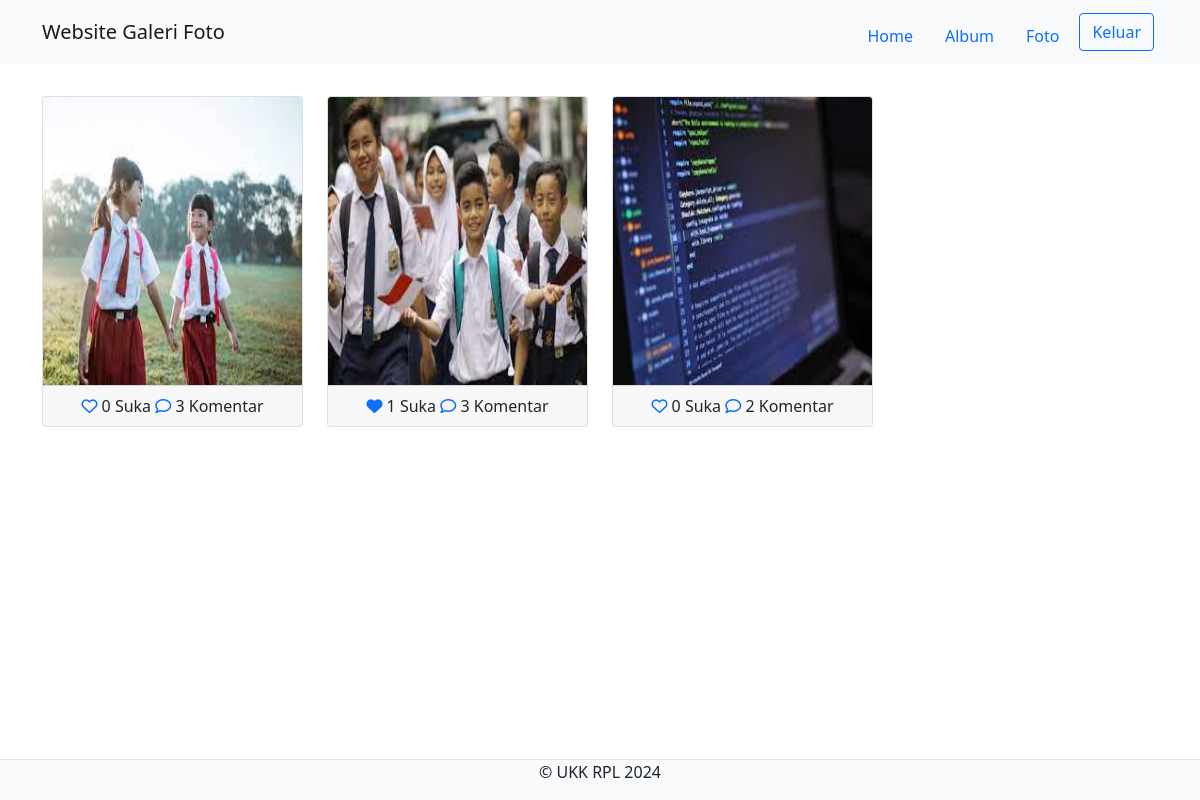
The page /admin/index.php (signed in) on the database its author committed.
### tables this page shows
CREATE TABLE `foto` (
  `fotoid` int(11) NOT NULL,
  `judulfoto` varchar(255) NOT NULL,
  `deskripsifoto` text NOT NULL,
  `tanggalunggah` date NOT NULL,
  `lokasifile` varchar(255) NOT NULL,
  `albumid` int(11) NOT NULL,
  `userid` int(11) NOT NULL
);

### admin/index.php (the view, shortened to what this page needs)
<?php
$userid = $_SESSION['userid'];
?>
<!DOCTYPE html>
<html>
<head>
	<link rel="stylesheet" type="text/css" href="../assets/css/bootstrap.min.css">
   <link rel="stylesheet" href="https://cdnjs.cloudflare.com/ajax/libs/font-awesome/6.5.1/css/all.min.css" />
</head>
<body>
<nav class="navbar navbar-expand-lg navbar-light bg-light">
  <div class="container">
    <a class="navbar-brand" href="index.php">Website Galeri Foto</a>
    <div class="collapse navbar-collapse mt-2" id="navbarNavAltMarkup">
      <a href="home.php" class="nav-link">Home</a>
      <a href="album.php" class="nav-link">Album</a>
      <a href="foto.php" class="nav-link">Foto</a>
      </div>
      <a href="../config/proses_logout.php" class="btn btn-outline-primary m-1">Keluar</a>
    </div>
</nav>
<div class="container mt-2">
  <div class="row">
            <?php
            include'../config/koneksi.php';
            $query = mysqli_query($conn, "select * from foto inner join user on foto.userid=user.userid inner join album on foto.albumid=album.albumid");
            while ($data = mysqli_fetch_array($query)) {
            ?>
                <div class="col-md-3">
                    <a type="button" data-bs-toggle="modal" data-bs-target="#komentar<?php echo $data['fotoid'] ?>">
                        <div class="card mb-4">
                            <img src="../assets/img/<?php echo $data['lokasifile'] ?>" class="card-img-top" title="<?php echo $data['judulfoto'] ?>" style="height:18rem;">
                            <div class="card-footer text-center">
                                <?php
                                $fotoid = $data['fotoid'];
                                $ceksuka = mysqli_query($conn, "SELECT * FROM likefoto WHERE fotoid='$fotoid' AND userid='$userid'");
                                if (mysqli_num_rows($ceksuka) ==1) { ?>
                                    <a href="../config/proses_like.php?fotoid=<?php echo $data['fotoid'] ?>" type="submit" name="batalsuka"><i class="fa fa-heart"></i></a>
                                <?php } else { ?>
                                    <a href="../config/proses_like.php?fotoid=<?php echo $data['fotoid'] ?>" type="submit" name="suka"><i class="fa-regular fa-heart"></i></a>
                                <?php }
                                $like = mysqli_query($conn, "select * from likefoto where fotoid='$fotoid'");
                                echo mysqli_num_rows($like) . ' Suka';
                                ?>
                                <a href="#" type="button" data-bs-toggle="modal" data-bs-target="#komentar<?php echo $data['fotoid'] ?>">
                                    <i class="fa-regular fa-comment"></i>
                                </a>
                                <?php
                                $jmlkomen = mysqli_query($conn, "select * from komentarfoto where fotoid='$fotoid'");
                                echo mysqli_num_rows($jmlkomen) . ' Komentar';
                                ?>
                            </div>
                        </div>
                    </a>
                </div>
            <?php } ?>
        </div>
      </div>
<footer class="d-flex justify-content-center border-top mt-3 bg-light fixed-bottom">
  <p>&copy; UKK RPL 2024 </p>
</footer>
</body>
</html>

### rows shown on the page
foto: lokasifile (picture), mysqli_num_rows($like) "0", mysqli_num_rows($jmlkomen) "3"
foto: lokasifile (picture), mysqli_num_rows($like) "1", mysqli_num_rows($jmlkomen) "3"
foto: lokasifile (picture), mysqli_num_rows($like) "0", mysqli_num_rows($jmlkomen) "2"
